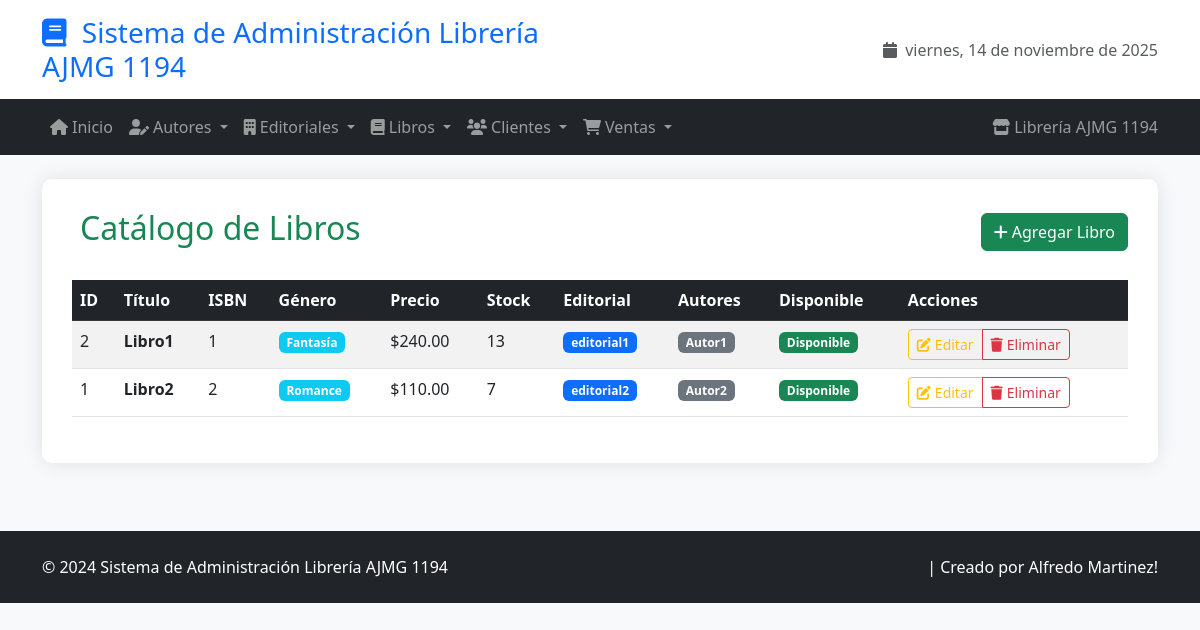
The app's page /libros/ with its own data.
### app_Libreria/models.py (models this page shows, shortened)
class Libro(models.Model):
    GENEROS = [
        ('FIC', 'Ficción'),
        ('ROM', 'Romance'),
        ('TER', 'Terror'),
        ('CIE', 'Ciencia Ficción'),
        ('FAN', 'Fantasía'),
        ('HIS', 'Histórico'),
        ('BIO', 'Biografía'),
        ('INF', 'Infantil'),
    ]
    titulo = models.CharField(max_length=200, verbose_name="Título del libro")
    isbn = models.CharField(max_length=13, unique=True, verbose_name="ISBN")
    genero = models.CharField(max_length=3, choices=GENEROS, verbose_name="Género")
    fecha_publicacion = models.DateField(verbose_name="Fecha de publicación")
    precio = models.DecimalField(max_digits=8, decimal_places=2, verbose_name="Precio")
    stock = models.PositiveIntegerField(default=0, verbose_name="Cantidad en stock")
    descripcion = models.TextField(verbose_name="Descripción", blank=True)
    autores = models.ManyToManyField(Autor, related_name='libros', verbose_name="Autores")
    editorial = models.ForeignKey(
        Editorial,
        on_delete=models.SET_NULL,
        null=True,
        blank=True,
        related_name='libros',
        verbose_name="Editorial"
    )
    class Meta:
        verbose_name = "Libro"
        verbose_name_plural = "Libros"
        ordering = ['titulo']
    def disponible(self):
        return self.stock > 0

class Editorial(models.Model):
    editorialid = models.AutoField(primary_key=True)
    nombreeditorial = models.CharField(max_length=255, unique=True, verbose_name="Nombre de la Editorial")
    direccion = models.CharField(max_length=255, verbose_name="Dirección")
    telefono = models.CharField(max_length=20, verbose_name="Teléfono")
    emailcontacto = models.EmailField(verbose_name="Email de Contacto")
    sitioweb = models.URLField(blank=True, verbose_name="Sitio Web")
    paisorigen = models.CharField(max_length=50, verbose_name="País de Origen")
    class Meta:
        verbose_name = "Editorial"
        verbose_name_plural = "Editoriales"
        ordering = ['nombreeditorial']

class Autor(models.Model):
    nombre = models.CharField(max_length=100, verbose_name="Nombre completo")
    nacionalidad = models.CharField(max_length=50, verbose_name="Nacionalidad")
    fecha_nacimiento = models.DateField(verbose_name="Fecha de nacimiento")
    fecha_fallecimiento = models.DateField(null=True, blank=True, verbose_name="Fecha de fallecimiento")
    biografia = models.TextField(verbose_name="Biografía", help_text="Breve biografía del autor")
    email = models.EmailField(verbose_name="Email de contacto", blank=True)
    activo = models.BooleanField(default=True, verbose_name="Autor activo")
    class Meta:
        verbose_name = "Autor"
        verbose_name_plural = "Autores"
        ordering = ['nombre']

### app_Libreria/views.py (the view)
# urls.py: path('libros/', views.ver_libros, name='ver_libros'),
def ver_libros(request):
    libros = Libro.objects.all().prefetch_related('autores', 'editorial')
    return render(request, 'libro/ver_libros.html', {'libros': libros})

### app_Libreria/templates/libro/ver_libros.html (shortened to what this page needs)
{% extends 'base.html' %}
{% block content %}
<div class="main-content">
    <div class="d-flex justify-content-between align-items-center mb-4">
        <h2 class="text-success">
            Catálogo de Libros
        </h2>
        <a href="{% url 'agregar_libro' %}" class="btn btn-success">
            <i class="fas fa-plus me-1"></i>Agregar Libro
        </a>
    </div>
    {% if libros %}
    <div class="table-responsive">
        <table class="table table-striped table-hover">
            <thead class="table-dark">
                <tr>
                    <th>ID</th>
                    <th>Título</th>
                    <th>ISBN</th>
                    <th>Género</th>
                    <th>Precio</th>
                    <th>Stock</th>
                    <th>Editorial</th>
                    <th>Autores</th>
                    <th>Disponible</th>
                    <th>Acciones</th>
                </tr>
            </thead>
            <tbody>
                {% for libro in libros %}
                <tr>
                    <td>{{ libro.id }}</td>
                    <td><strong>{{ libro.titulo }}</strong></td>
                    <td>{{ libro.isbn }}</td>
                    <td>
                        <span class="badge bg-info">
                            {{ libro.get_genero_display }}
                        </span>
                    </td>
                    <td>${{ libro.precio }}</td>
                    <td>{{ libro.stock }}</td>
                    <td>
                        {% if libro.editorial %}
                        <span class="badge bg-primary">{{ libro.editorial.nombreeditorial }}</span>
                        {% else %}
                        <span class="text-muted">Sin editorial</span>
                        {% endif %}
                    </td>
                    <td>
                        {% for autor in libro.autores.all %}
                        <span class="badge bg-secondary">{{ autor.nombre }}</span>
                        {% endfor %}
                    </td>
                    <td>
                        {% if libro.disponible %}
                        <span class="badge bg-success">Disponible</span>
                        {% else %}
                        <span class="badge bg-danger">Agotado</span>
                        {% endif %}
                    </td>
                    <td>
                        <div class="btn-group btn-group-sm">
                            <a href="{% url 'actualizar_libro' libro.id %}" class="btn btn-outline-warning btn-sm">
                                <i class="fas fa-edit me-1"></i>Editar
                            </a>
                            <a href="{% url 'borrar_libro' libro.id %}" class="btn btn-outline-danger btn-sm">
                                <i class="fas fa-trash me-1"></i>Eliminar
                            </a>
                        </div>
                    </td>
                </tr>
                {% endfor %}
            </tbody>
        </table>
    </div>
    {% endif %}
</div>
{% endblock %}

### app_Libreria/templates/base.html (shortened to what this page needs)
<!DOCTYPE html>
<html lang="es">
<head>
    <link href="https://cdn.jsdelivr.net/npm/bootstrap@5.3.0/dist/css/bootstrap.min.css" rel="stylesheet">
    <link href="https://cdnjs.cloudflare.com/ajax/libs/font-awesome/6.0.0/css/all.min.css" rel="stylesheet">
</head>
<body>
    {% include 'header.html' %}
    {% include 'navbar.html' %}
    <div class="container-fluid">
        <div class="row">
            <main class="col-md-12">
                <div class="container mt-4">
                    {% block content %}
                    {% endblock %}
                </div>
            </main>
        </div>
    </div>
    {% include 'footer.html' %}
</body>
</html>

### app_Libreria/templates/header.html (shortened to what this page needs)
<header class="bg-white shadow-sm">
    <div class="container py-3">
        <div class="row align-items-center">
            <div class="col-md-6">
                <h1 class="h3 mb-0 text-primary">
                    <i class="fas fa-book me-2"></i>
                    Sistema de Administración Librería AJMG 1194
                </h1>
            </div>
            <div class="col-md-6 text-end">
                <span class="text-muted">
                    <i class="fas fa-calendar me-1"></i>
                    <span id="fecha-actual"></span>
                </span>
            </div>
        </div>
    </div>
</header>

### app_Libreria/templates/navbar.html (shortened to what this page needs)
<nav class="navbar navbar-expand-lg navbar-dark bg-dark">
    <div class="container">
        <div class="collapse navbar-collapse" id="navbarNav">
            <ul class="navbar-nav me-auto">
                <li class="nav-item">
                    <a class="nav-link" href="{% url 'inicio_libreria' %}">
                        <i class="fas fa-home me-1"></i>Inicio
                    </a>
                </li>
                <li class="nav-item dropdown">
                    <a class="nav-link dropdown-toggle" href="#" role="button" data-bs-toggle="dropdown">
                        <i class="fas fa-user-pen me-1"></i>Autores
                    </a>
                </li>
                <li class="nav-item dropdown">
                    <a class="nav-link dropdown-toggle" href="#" role="button" data-bs-toggle="dropdown">
                        <i class="fas fa-building me-1"></i>Editoriales
                    </a>
                </li>
                <li class="nav-item dropdown">
                    <a class="nav-link dropdown-toggle" href="#" role="button" data-bs-toggle="dropdown">
                        <i class="fas fa-book me-1"></i>Libros
                    </a>
                </li>
                <li class="nav-item dropdown">
                    <a class="nav-link dropdown-toggle" href="#" role="button" data-bs-toggle="dropdown">
                        <i class="fas fa-users me-1"></i>Clientes
                    </a>
                </li>
                <li class="nav-item dropdown">
                    <a class="nav-link dropdown-toggle" href="#" role="button" data-bs-toggle="dropdown">
                        <i class="fas fa-shopping-cart me-1"></i>Ventas
                    </a>
                </li>
            </ul>
            <span class="navbar-text">
                <i class="fas fa-store me-1"></i>Librería AJMG 1194
            </span>
        </div>
    </div>
</nav>

### app_Libreria/templates/footer.html (shortened to what this page needs)
<footer class="bg-dark text-white mt-5">
    <div class="container py-4">
        <div class="row">
            <div class="col-md-6">
                <p class="mb-0">&copy; 2024 Sistema de Administración Librería AJMG 1194</p>
            </div>
            <div class="col-md-6 text-end">
                <p class="mb-0">|
                    Creado por Alfredo Martinez!
                </p>
            </div>
        </div>
    </div>
</footer>

### app_Libreria/templates/base.html (style rules this page uses)
body { background-color: #f8f9fa; font-family: 'Segoe UI', Tahoma, Geneva, Verdana, sans-serif; }
.main-content { background-color: #ffffff; border-radius: 10px; box-shadow: 0 0 20px rgba(0,0,0,0.1); margin: 20px 0; padding: 30px; }

### records on screen
Libro: id "2", titulo "Libro1", isbn "1", genero "Fantasía", precio "240.00", stock "13", editorial.nombreeditorial "editorial1", shows "Disponible"
Autor: nombre "Autor1"
Libro: id "1", titulo "Libro2", isbn "2", genero "Romance", precio "110.00", stock "7", editorial.nombreeditorial "editorial2", shows "Disponible"
Autor: nombre "Autor2"
